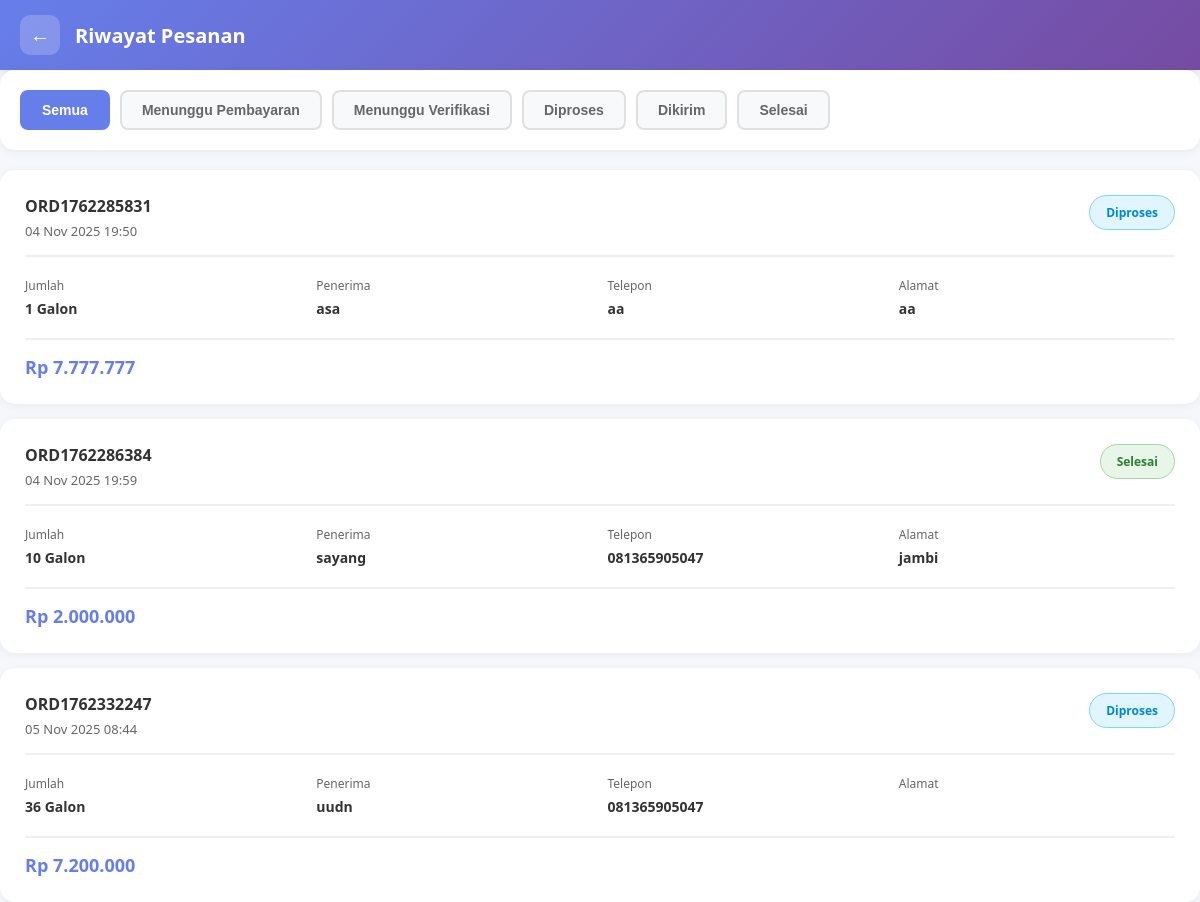
Page /riwayat-pesanan.php (signed in) on the committed database.
### tables this page shows
CREATE TABLE `orders` (
  `id` int NOT NULL,
  `user_id` int NOT NULL,
  `order_code` varchar(20) NOT NULL,
  `quantity` int NOT NULL,
  `recipient_name` varchar(100) NOT NULL,
  `phone` varchar(20) NOT NULL,
  `address` varchar(255) NOT NULL DEFAULT '',
  `latitude` varchar(20) DEFAULT NULL,
  `longitude` varchar(20) DEFAULT NULL,
  `notes` text,
  `total` bigint NOT NULL,
  `status` enum('menunggu_pembayaran','menunggu_verifikasi','diproses','sedang_dikirim','selesai','dibatalkan') NOT NULL DEFAULT 'menunggu_pembayaran',
  `payment_method_id` int DEFAULT NULL,
  `payment_proof` varchar(255) DEFAULT NULL,
  `created_at` timestamp NOT NULL DEFAULT CURRENT_TIMESTAMP,
  `updated_at` timestamp NULL DEFAULT NULL,
  `payment_date` datetime DEFAULT NULL
);

### riwayat-pesanan.php (the view, shortened to what this page needs)
<?php
include 'koneksi.php';
$user_id = $_SESSION['user_id'];
function getStatusText($status) {
    $map = [
        'menunggu_pembayaran' => 'Menunggu Pembayaran',
        'menunggu_verifikasi' => 'Menunggu Verifikasi',
        'diproses' => 'Diproses',
        'sedang_dikirim' => 'Dikirim',
        'selesai' => 'Selesai',
        'dibatalkan' => 'Dibatalkan'
    ];
    return $map[$status] ?? $status;
}
$filter = $_GET['filter'] ?? 'semua';
$sql = "SELECT * FROM orders WHERE user_id = ?";
if ($filter !== 'semua') {
    $sql .= " AND status = ?";
    $stmt = $conn->prepare($sql);
    $stmt->bind_param("is", $user_id, $filter);
} else {
    $stmt = $conn->prepare($sql);
    $stmt->bind_param("i", $user_id);
}
$stmt->execute();
$result = $stmt->get_result();
$orders = $result->fetch_all(MYSQLI_ASSOC);
?>
<!DOCTYPE html>
<html lang="id">
<head>
</head>
<body>
<div class="navbar">
    <button class="back-btn" onclick="window.location.href='dashboard.php'">←</button>
    <h1>Riwayat Pesanan</h1>
</div>
<div class="filter-section">
<form method="get" class="filter-buttons">
    <button type="submit" name="filter" value="semua" class="filter-btn <?= ($filter=='semua')?'active':'' ?>">Semua</button>
    <button type="submit" name="filter" value="menunggu_pembayaran" class="filter-btn <?= ($filter=='menunggu_pembayaran')?'active':'' ?>">Menunggu Pembayaran</button>
    <button type="submit" name="filter" value="menunggu_verifikasi" class="filter-btn <?= ($filter=='menunggu_verifikasi')?'active':'' ?>">Menunggu Verifikasi</button>
    <button type="submit" name="filter" value="diproses" class="filter-btn <?= ($filter=='diproses')?'active':'' ?>">Diproses</button>
    <button type="submit" name="filter" value="sedang_dikirim" class="filter-btn <?= ($filter=='dikirim')?'active':'' ?>">Dikirim</button>
    <button type="submit" name="filter" value="selesai" class="filter-btn <?= ($filter=='selesai')?'active':'' ?>">Selesai</button>
</form>
</div>
<div class="order-list">
<?php if(count($orders)===0): ?>
<div class="empty-state">
    <div class="empty-icon">📦</div>
    <div class="empty-text">Belum Ada Pesanan</div>
    <div class="empty-subtext">Mulai pesan galon air sekarang!</div>
</div>
<?php else: ?>
<?php foreach($orders as $order): ?>
<div class="order-card">
    <div class="order-header">
        <div>
            <div class="order-id"><?= htmlspecialchars($order['order_code']) ?></div>
            <div class="order-date"><?= date('d M Y H:i',strtotime($order['created_at'])) ?></div>
        </div>
        <div class="status-badge status-<?= htmlspecialchars($order['status']) ?>"><?= htmlspecialchars(getStatusText($order['status'])) ?></div>
    </div>
    <div class="order-details">
        <div class="detail-item"><div class="detail-label">Jumlah</div><div class="detail-value"><?= (int)$order['quantity'] ?> Galon</div></div>
        <div class="detail-item"><div class="detail-label">Penerima</div><div class="detail-value"><?= htmlspecialchars($order['recipient_name']) ?></div></div>
        <div class="detail-item"><div class="detail-label">Telepon</div><div class="detail-value"><?= htmlspecialchars($order['phone']) ?></div></div>
        <div class="detail-item"><div class="detail-label">Alamat</div><div class="detail-value"><?= htmlspecialchars($order['address']) ?></div></div>
    </div>
    <div class="order-footer">
        <div class="order-total">Rp <?= number_format($order['total'],0,',','.') ?></div>
    </div>
</div>
<?php endforeach; ?>
<?php endif; ?>
</div>
</body>
</html>

### riwayat-pesanan.php (style rules this page uses)
* { margin: 0; padding: 0; box-sizing: border-box; }
body { font-family: 'Segoe UI', Tahoma, Geneva, Verdana, sans-serif; background: #f5f7fa; min-height: 100vh; }
.navbar { background: linear-gradient(135deg, #667eea 0%, #764ba2 100%); color: white; padding: 15px 20px; display: flex; align-items: center; gap: 15px; box-shadow: 0 2px 10px rgba(0,0,0,0.1); }
.back-btn { background: rgba(255,255,255,0.2); border: none; color: white; width: 40px; height: 40px; border-radius: 10px; cursor: pointer; font-size: 20px; display: flex; align-items: center; justify-content: center; transition: all 0.3s; }
.navbar h1 { font-size: 20px; }
.filter-section { background: white; border-radius: 15px; padding: 20px; margin-bottom: 20px; box-shadow: 0 2px 10px rgba(0,0,0,0.05); }
.filter-buttons { display: flex; gap: 10px; flex-wrap: wrap; }
.filter-btn { padding: 10px 20px; background: #f8f9fa; border: 2px solid #e0e0e0; border-radius: 8px; cursor: pointer; font-size: 14px; font-weight: 600; transition: all 0.3s; color: #666; }
.filter-btn.active { background: #667eea; color: white; border-color: #667eea; }
.order-list { display: flex; flex-direction: column; gap: 15px; }
.order-card { background: white; border-radius: 15px; padding: 25px; box-shadow: 0 2px 10px rgba(0,0,0,0.05); transition: all 0.3s; }
.order-header { display: flex; justify-content: space-between; align-items: start; margin-bottom: 20px; padding-bottom: 15px; border-bottom: 2px solid #f0f0f0; }
.order-id { font-weight: 700; color: #333; font-size: 16px; }
.order-date { color: #666; font-size: 13px; margin-top: 5px; }
.status-badge { padding: 8px 16px; border-radius: 20px; font-size: 12px; font-weight: 600; white-space: nowrap; }
.status-diproses { background: #e1f5fe; color: #0288d1; border: 1px solid #81d4fa; }
.status-selesai { background: #e8f5e9; color: #2e7d32; border: 1px solid #a5d6a7; }
.order-details { display: grid; grid-template-columns: repeat(auto-fit, minmax(200px, 1fr)); gap: 15px; margin-bottom: 20px; }
.detail-item { display: flex; flex-direction: column; }
.detail-label { font-size: 12px; color: #666; margin-bottom: 5px; }
.detail-value { font-size: 14px; color: #333; font-weight: 600; }
.order-footer { display: flex; justify-content: space-between; align-items: center; padding-top: 15px; border-top: 2px solid #f0f0f0; }
.order-total { font-size: 18px; font-weight: 700; color: #667eea; }

### rows in the picture
orders: order_code "ORD1762285831", created_at "04 Nov 2025 19:50", status "Diproses", quantity "1", recipient_name "asa", phone "aa", address "aa", total "7.777.777"
orders: order_code "ORD1762286384", created_at "04 Nov 2025 19:59", status "Selesai", quantity "10", recipient_name "sayang", phone "081365905047", address "jambi", total "2.000.000"
orders: order_code "ORD1762332247", created_at "05 Nov 2025 08:44", status "Diproses", quantity "36", recipient_name "uudn", phone "081365905047", total "7.200.000"
